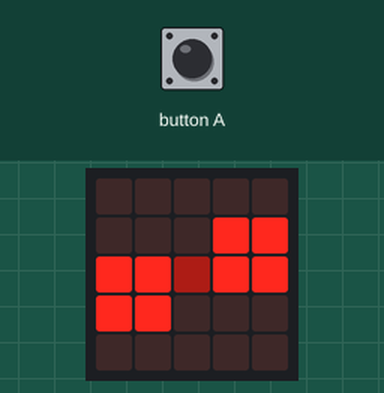
A program run on a simulated BBC micro:bit (MakeCode). On the bench: the board's 5×5 LED display. Inputs (shaded band) come from the test bench.

Above: at 1.2 s.
1.3 s: button A pressed for 0.15 s
At 2.6 s:
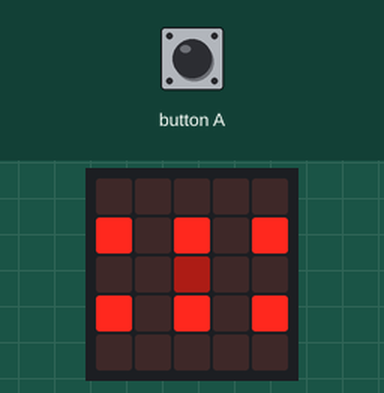
2.9 s: button A pressed for 0.15 s
At 3.9 s:
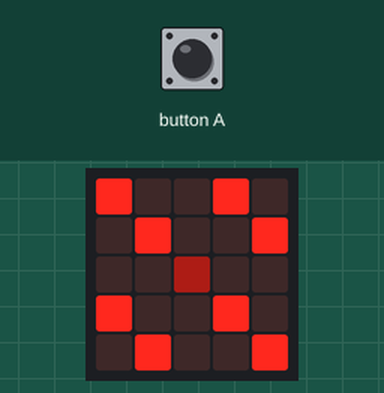
Timing chart, 0 to 5.9 s (numbered marks = the images above; inputs shaded):
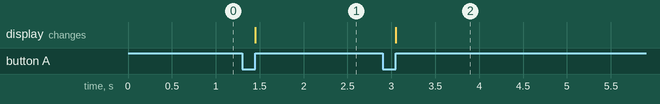

The program:

stred_soumernost_01.py
```python
S = [2,2] #stred
ctverec = [[0,3],[0,2],[1,3],[1,2]] #ctverec
odraz = [[1,0],[1,1],[2,0],[2,1]]   #odraz ctverce

def odrz():
    global ctverec, odraz, S
    for i in range(len(ctverec)):
        for e in range(0,2):
            odraz[i][e] = ctverec[i][e] + 2*(S[e] - ctverec[i][e])  #prevrati bod kolem stredu

def kresli():   # vykresli ctverec a odraz
    global ctverec, odraz,S
    led.plot_brightness(S[0], S[1], 50)
    for x in ctverec:
        led.plot(x[0],x[1])
    for z in odraz:
        led.plot(z[0],z[1])
odrz()
kresli()
def on_button_pressed_a(): #zvetsi ctverec
    ctverec[1][1] -=1
    ctverec[2][0] +=1
    ctverec[3][0] +=1
    ctverec[3][1] -=1
    if ctverec[1][1] <0:    #resetuje ctverec
        ctverec[1] = [0,2]
        ctverec[2] =[1,3]
        ctverec[3] =[1,2]
    odrz()
    basic.clear_screen()
    kresli()
input.on_button_pressed(Button.A, on_button_pressed_a)
```

Measured:
- after the input at 1.3 s, the display: changes after 0.15 s (image 1)
- after the input at 2.9 s, the display: changes after 0.15 s (image 2)
